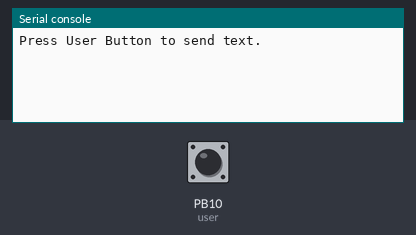
A program run on a simulated pyboard running MicroPython. On the bench: the last lines printed to the serial console. The inputs (shaded band) are chosen by the test bench; at power-on: PB10 (user) HIGH. The clock reads 2024-03-15 10:24:30 at power-on unless the program sets it; no radio messages arrive unless stated (any console line starting 'radio sent:' is added by the test bench).

Above: at 1.2 s.
1.3 s: PB10 (user) pulled LOW for 0.6 s
At 2.0 s:
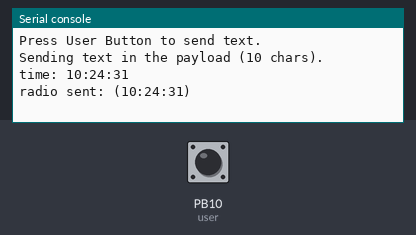
3.4 s: PB10 (user) pulled LOW for 1 s
At 4.7 s:
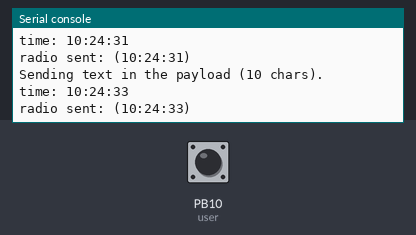
5.9 s: PB10 (user) pulled LOW for 0.6 s
At 6.8 s:
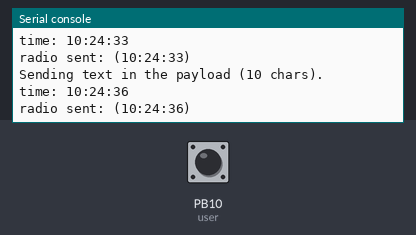

The program:

bb_machine_radio_send.py
```python
# (licence header left out)
import sys
import ustruct as struct
import utime
import pyb
from machine import Pin, SPI, SoftSPI
from nrf24l01 import NRF24L01
from micropython import const
import time
import utime

# this code runs on board address "00002"
### Constants and PIN Definitions ###############
USER_BUTTON_PIN = 'PB10'
address = "00001"

### Setup #######################################
user = Pin(USER_BUTTON_PIN, Pin.IN, Pin.PULL_UP)
spi=pyb.SPI(2)
radio=NRF24L01(spi, cs=Pin("PA8"), ce=Pin("PB12"), payload_size=10)

### Radio Configuration #########################
radio.open_tx_pipe(address)
radio.stop_listening()

### main ########################################
done = False
print("Press User Button to send text.")
try:
    while not done:
        user_btn = user.value()
        if user_btn == 0:
            print("Sending text in the payload (10 chars).")
            mytime = ""
            myear,mmonth,mday,mhr,mmin,msec,mwd,myd = time.localtime()
            mydate = "{:4d}-{:02d}-{:02d}".format(myear,mmonth,mday)
            mytime = "{:02d}:{:02d}:{:02d}".format(mhr,mmin,msec)
            print("time:",mytime)
            radio.send_start("(" + mytime + ")")
            time.sleep(1)
        time.sleep(0.5)
except KeyboardInterrupt:
    done = True
    print('Interrupted by Control-c.')
finally:
    print("done")
```

Measured:
- after the input at 1.3 s, the serial console: prints a new line after 0.20 s (image 1)
- after the input at 3.4 s, the serial console: prints a new line after 0.10 s (image 2)
- after the input at 5.9 s, the serial console: prints a new line after 0.11 s (image 3)
